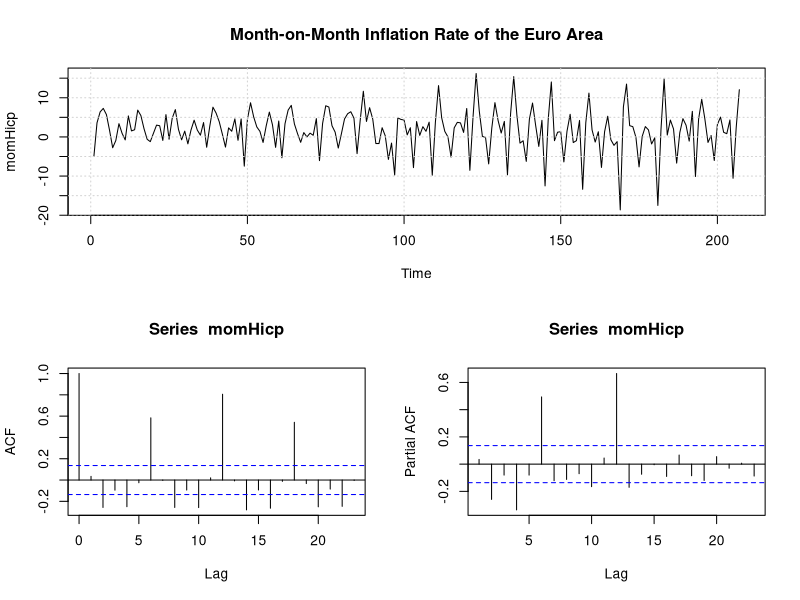
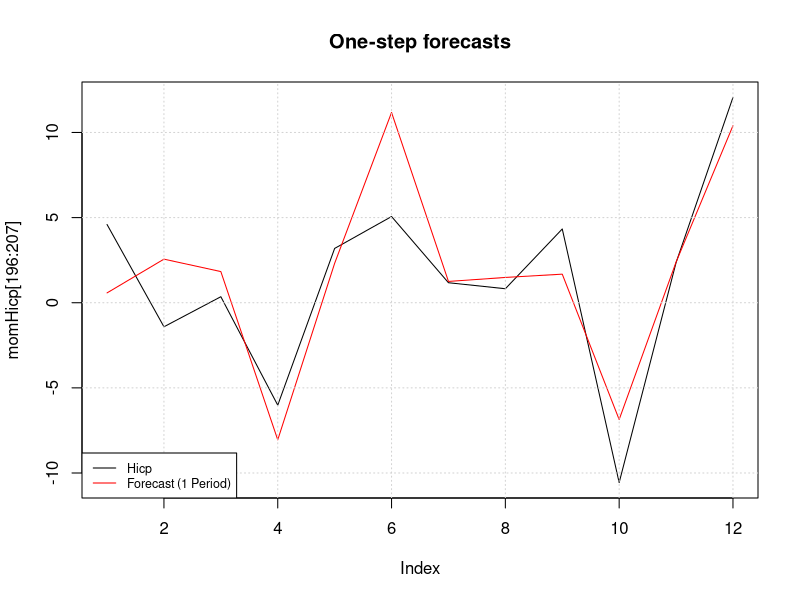
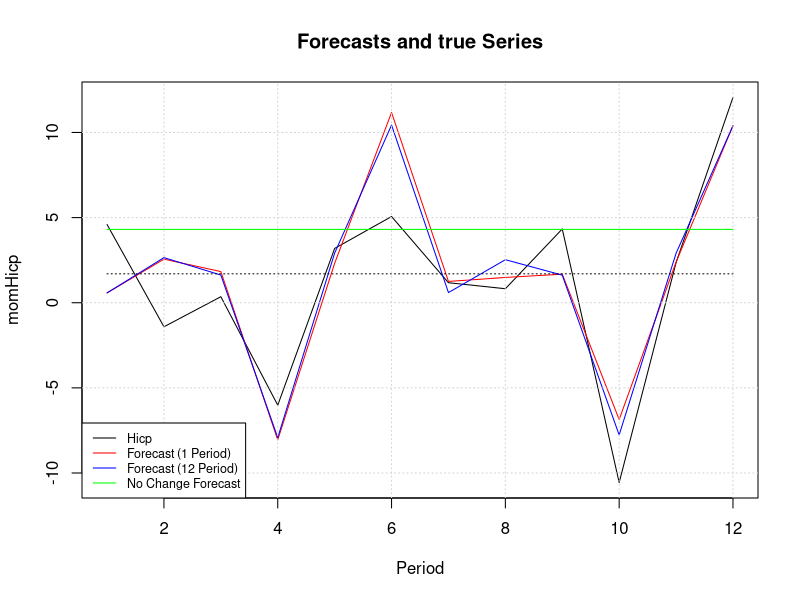

The R source for these figures, in order:
# Tutorial 3, part 2
library(readr)
library(forecast)
library(caret)

setwd("...")
data <- read_csv("mom.csv", col_names = FALSE)
momHicp <- data$X1

dev.new()
layout(matrix(c(1,1,2,3),2,2, byrow = TRUE));
plot.ts(momHicp)
grid()
title(main= "Month-on-Month Inflation Rate of the Euro Area")
acf(momHicp)
pacf(momHicp)


# Information criteria
lags <- expand.grid(x = 1:5, y = 1:5)
names(lags) <- c("p", "q")

aic <- numeric(length = nrow(lags))
ll <- numeric(length = nrow(lags))
bic <- numeric(length = nrow(lags))

for (i in 1:nrow(lags)){
  p <- lags[i, 1]
  q <- lags[i, 2]
    
  armaMod <- arima(momHicp[1:195], order = c(p,0,q), 
                   method = "ML" , include.mean = TRUE, 
                   optim.control = list(maxit = 500))
  
  aic[i] <- AIC(armaMod)
  ll[i] <- armaMod$loglik
  bic[i] <- BIC(armaMod)
}

aicBest <- which.min(aic)
bicBest <- which.min(bic)
llBest <- which.max(ll)

print(c(aicBest, aic[aicBest]))
print(c(bicBest, bic[bicBest]))
print(c(llBest, ll[llBest]))

# choose the best model 
bestParams <- min(aicBest, bicBest)

bestMod <- lags[bestParams, ]

armaModBest <- arima(momHicp[1:195], order = c(bestMod$p, 0, bestMod$q), 
                  method = "ML", include.mean = TRUE, 
                  optim.control = list(maxit = 1000))


# 1-step ahead forecast
forecast1 <- numeric(length = 12)

for (i in 1:12){
  armaModExp <- Arima(momHicp[1:(194+i)], model = armaModBest)
  forecast1[i] <- predict(armaModExp, n.ahead = 1)$pred
}

# Plot 1-forecast and original series
par(mfrow = c(1,1))
plot(momHicp[196:207], type = "l", main = "One-step forecasts")
lines(forecast1, col = "red")
grid()
legend("bottomleft", legend = c("Hicp", "Forecast (1 Period)"), 
       col=c("black", "red"), lty = 1, cex = 0.75)


# 12-step ahead forecast
forecast12 <- predict(armaModBest, n.ahead = 12)$pred

# no change forecast
ncf <- rep(momHicp[185], 12)

# Plot all Series
par(mfrow = c(1,1))
plot(momHicp[196:207], type = "l", main = "Forecasts and true Series", 
     xlab = "Period", ylab = "momHicp")
lines(forecast1, col = "red", type = "l")
lines(as.numeric(forecast12), col = "blue", type = "l")
lines(ncf, col = "green")
lines(rep(mean(momHicp), 12), lty = "dotted")
grid()
legend("bottomleft", legend = c("Hicp", "Forecast (1 Period)", "Forecast (12 Period)", "No Change Forecast"),
       col = c("black", "red", "blue", "green"), lty = 1, cex = 0.75)

      
msfeArma1 = mean((forecast1 - momHicp[196:207])^2)
msfeArma12 = mean((forecast12 - momHicp[196:207])^2)
msfeNcf = mean((ncf - momHicp[196:207])^2)
print(msfeArma1)
print(msfeArma12)
print(msfeNcf)





